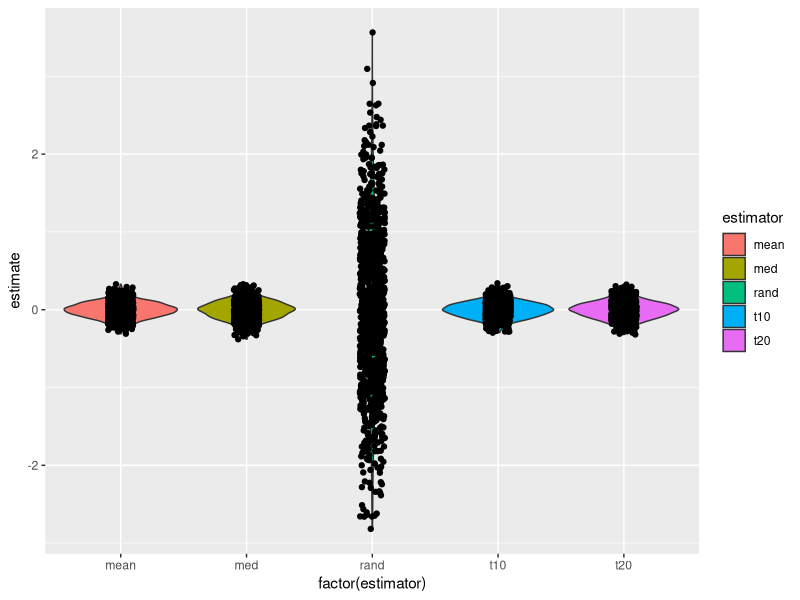
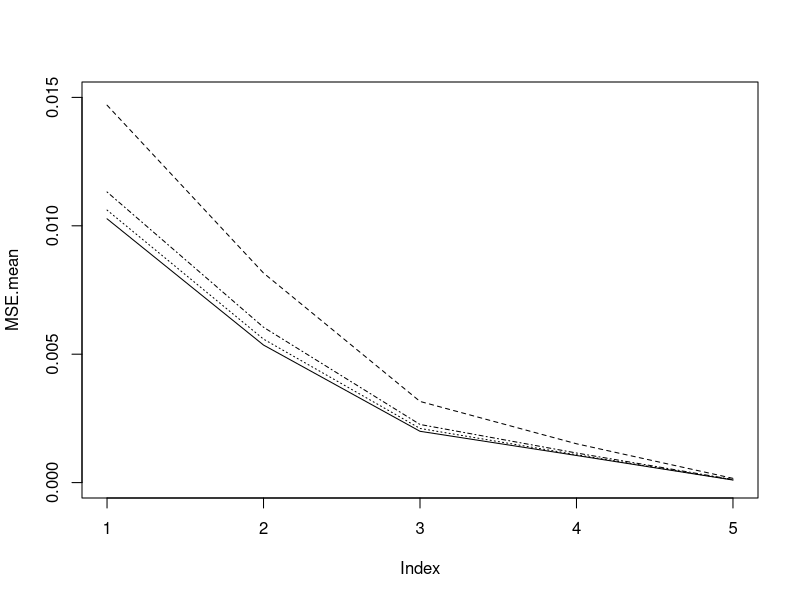
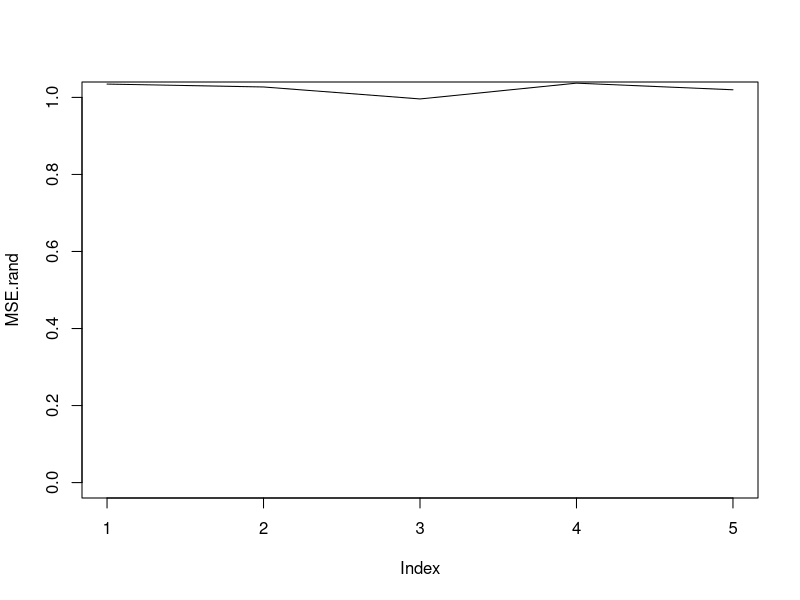

Recreate these plots in R, in order.
## PSC 290 (Rhemtulla) Week 3 code ##

#generate random normal univariate data and estimate mean 5 ways: 
#1. sample mean
#2. median
#3. 10% trimmed mean
#4. 20% trimmed mean
#5. a value drawn at random

getMeans <- function(n){
  df <- rnorm(n, mean = 0, sd = 1)
  x1 <- mean(df)
  x2 <- median(df)
  q10 <- quantile(df, probs = c(.1, .9))
  x3 <- mean(df[df > q10[1] & df < q10[2]])
  q20 <- quantile(df, probs = c(.2, .8))
  x4 <- mean(df[df > q20[1] & df < q20[2]])
  x5 <- sample(df, 1)
  return(c(x1, x2, x3, x4, x5))
}

#run a condition
results <- matrix(NA, 1000, 5)
set.seed(2783983)
for (i in 1:1000){
  results[i,] <- getMeans(n = 100)
}

results <- data.frame(results)
colnames(results) <- c("mean", "med", "t10", "t20", "rand")
head(results)

#plot the distributions: 
library(tidyverse)
results_long <- results %>%
  pivot_longer(cols = mean:rand, 
               names_to = "estimator", 
               values_to = "estimate")


p <-  ggplot(results_long, aes(factor(estimator), estimate))
p + geom_violin(aes(fill = estimator)) + geom_jitter(height = 0, width = 0.1)

#compute absolute bias
colMeans(results)
apply(results, 2, mean)
#compute relative bias
#can't divide by zero!

#compute raw efficiency
eff <- apply(results, 2, var)

#compute relative efficiency
eff[1]/eff[2]
eff[1]/eff[3]
eff[1]/eff[4]
eff[1]/eff[5]

#compute MSE: 
MSE <- apply(results^2, 2, mean)
MSE

#compute RMSE: 
RMSE <- sqrt(MSE)
RMSE

#replicate simulation for 5 sample sizes: 
nlist <- c(100, 200, 500, 1000, 10000)
results <- matrix(NA, 5000, 6)
set.seed(2783983)
for (j in 1:5){
  n <- nlist[j]
    for (i in 1:1000){
    results[((1000*(j-1))+i),1] <- n
    results[((1000*(j-1))+i),2:6] <- getMeans(n = n)
    }  
}

colnames(results) <- c("n", "mean", "med", "t10", "t20", "rand")
head(results)


#for each estimator, compute RMSE for each sample size:
results <- data.frame(results)
results$n <- as.factor(results$n)

#compute MSE: 
MSE.mean <- tapply(results[,2]^2, results$n, mean)
MSE.med <- tapply(results[,3]^2, results$n, mean)
MSE.t10 <- tapply(results[,4]^2, results$n, mean)
MSE.t20 <- tapply(results[,5]^2, results$n, mean)
MSE.rand <- tapply(results[,6]^2, results$n, mean)

plot(MSE.mean, type = "l", lty = 1, ylim = c(0, .015))
lines(MSE.med, lty = 2)
lines(MSE.t10, lty = 3)
lines(MSE.t20, lty = 4)

plot(MSE.rand, type = "l", ylim = c(0, 1))

#compute RMSE: 
RMSE <- sqrt(MSE)
RMSE

